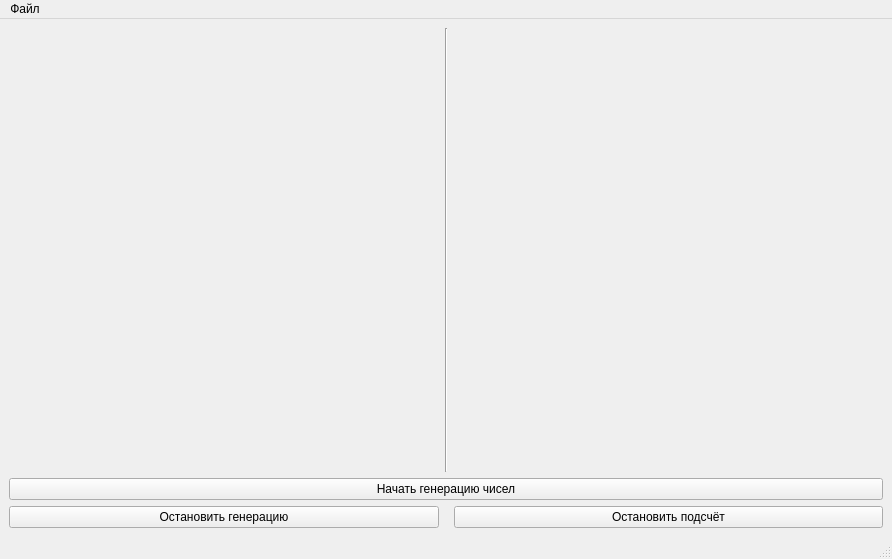
<?xml version="1.0" encoding="UTF-8"?>
<ui version="4.0">
 <class>MainWindow</class>
 <widget class="QMainWindow" name="MainWindow">
  <property name="geometry">
   <rect>
    <x>0</x>
    <y>0</y>
    <width>892</width>
    <height>559</height>
   </rect>
  </property>
  <property name="sizePolicy">
   <sizepolicy hsizetype="Fixed" vsizetype="Fixed">
    <horstretch>0</horstretch>
    <verstretch>0</verstretch>
   </sizepolicy>
  </property>
  <property name="windowTitle">
   <string>Работа с потоками</string>
  </property>
  <widget class="QWidget" name="centralwidget">
   <layout class="QGridLayout" name="gridLayout">
    <item row="0" column="2">
     <widget class="QLabel" name="labelCount">
      <property name="font">
       <font>
        <pointsize>16</pointsize>
       </font>
      </property>
      <property name="text">
       <string/>
      </property>
     </widget>
    </item>
    <item row="2" column="0">
     <widget class="QPushButton" name="buttonStopGeneration">
      <property name="text">
       <string>Остановить генерацию</string>
      </property>
     </widget>
    </item>
    <item row="2" column="2">
     <widget class="QPushButton" name="buttonStopCount">
      <property name="text">
       <string>Остановить подсчёт</string>
      </property>
     </widget>
    </item>
    <item row="1" column="0" colspan="3">
     <widget class="QPushButton" name="buttonStartGeneration">
      <property name="text">
       <string>Начать генерацию чисел</string>
      </property>
     </widget>
    </item>
    <item row="0" column="0">
     <widget class="QLabel" name="labelGeneration">
      <property name="font">
       <font>
        <pointsize>16</pointsize>
       </font>
      </property>
      <property name="text">
       <string/>
      </property>
     </widget>
    </item>
    <item row="0" column="1">
     <widget class="Line" name="line">
      <property name="orientation">
       <enum>Qt::Vertical</enum>
      </property>
     </widget>
    </item>
   </layout>
  </widget>
  <widget class="QMenuBar" name="menubar">
   <property name="geometry">
    <rect>
     <x>0</x>
     <y>0</y>
     <width>892</width>
     <height>26</height>
    </rect>
   </property>
   <widget class="QMenu" name="menu">
    <property name="title">
     <string>Файл</string>
    </property>
    <addaction name="actionOpen"/>
    <addaction name="separator"/>
    <addaction name="actionExit"/>
   </widget>
   <addaction name="menu"/>
  </widget>
  <widget class="QStatusBar" name="statusbar"/>
  <action name="actionOpen">
   <property name="text">
    <string>Открыть</string>
   </property>
  </action>
  <action name="actionExit">
   <property name="text">
    <string>Выход</string>
   </property>
  </action>
 </widget>
 <resources/>
 <connections/>
</ui>
